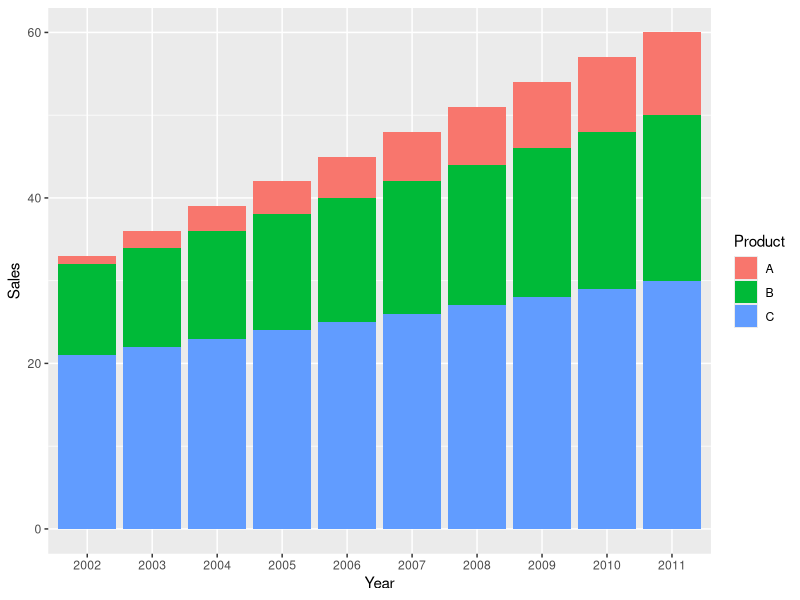

The R script that drew this image:
## ---- chunk 1
knitr::opts_chunk$set(echo = FALSE)

# load packages
library(tidyverse)
# string functions 
library(stringr)
# graphics 
library(ggplot2)
# table styles 
library(kableExtra)
## ---- chunk 2
DS = tribble(
 ~fk_account_code, ~Ansvar, ~fk_function_code, ~fk_project_code, ~amount,
 101030, 40220, "Det", 3432, 1493.00,
 101030, 40220, "Met", 3586, 2827.00,
 101030, 40320, "Det", 3456, 49440.00,
 101030, 40330, "Sal", NA, 870716.00,
 101030, 40350, "Met", NA, 559928.00,
 101030, 40360, "Sal", NA, 125534.00,
 101030, 40280, "Pol", NA, 251611.00
 )
# View(DS)
## ---- chunk 3
DS <- select(DS, -fk_project_code)
## ---- chunk 4

DS %>% 
  mutate(ansvar3 = str_extract(DS$Ansvar, "\\d{3,3}")) %>% 
  select(ansvar3, amount) %>% 
  group_by(ansvar3) %>% 
  summarise(sum = sum(amount)) %>% 
  # style   
  kable() %>%
  kable_styling()
## ---- chunk 5

DS <- DS %>%
  mutate(fk_function_label = recode(DS$fk_function_code, 
       "Det" = "supplies", 
       "Sal" = "supplies",
       "Met" = "inventories", 
       "Pol" = "other expenses"
       ))
# View(DS)
## ---- chunk 6
# first read some toy data 
df <- data.frame(Product=gl(3,10,labels=c("A", "B", "C")),
                Year=factor(rep(2002:2011, 3)),
                Sales=1:30)
# View(df)

df <- df %>% 
  group_by(Year) %>% 
  mutate(sum_year = sum(Sales)) %>% 
  ungroup() %>%
  mutate(pst_sum_year = (100/sum_year)*Sales) 

df %>% 
  # style   
  kable() %>%
  kable_styling()

## ---- chunk 7

ggplot(df) + 
  geom_bar(aes(x=Year, y=Sales, fill = Product), stat="identity")
